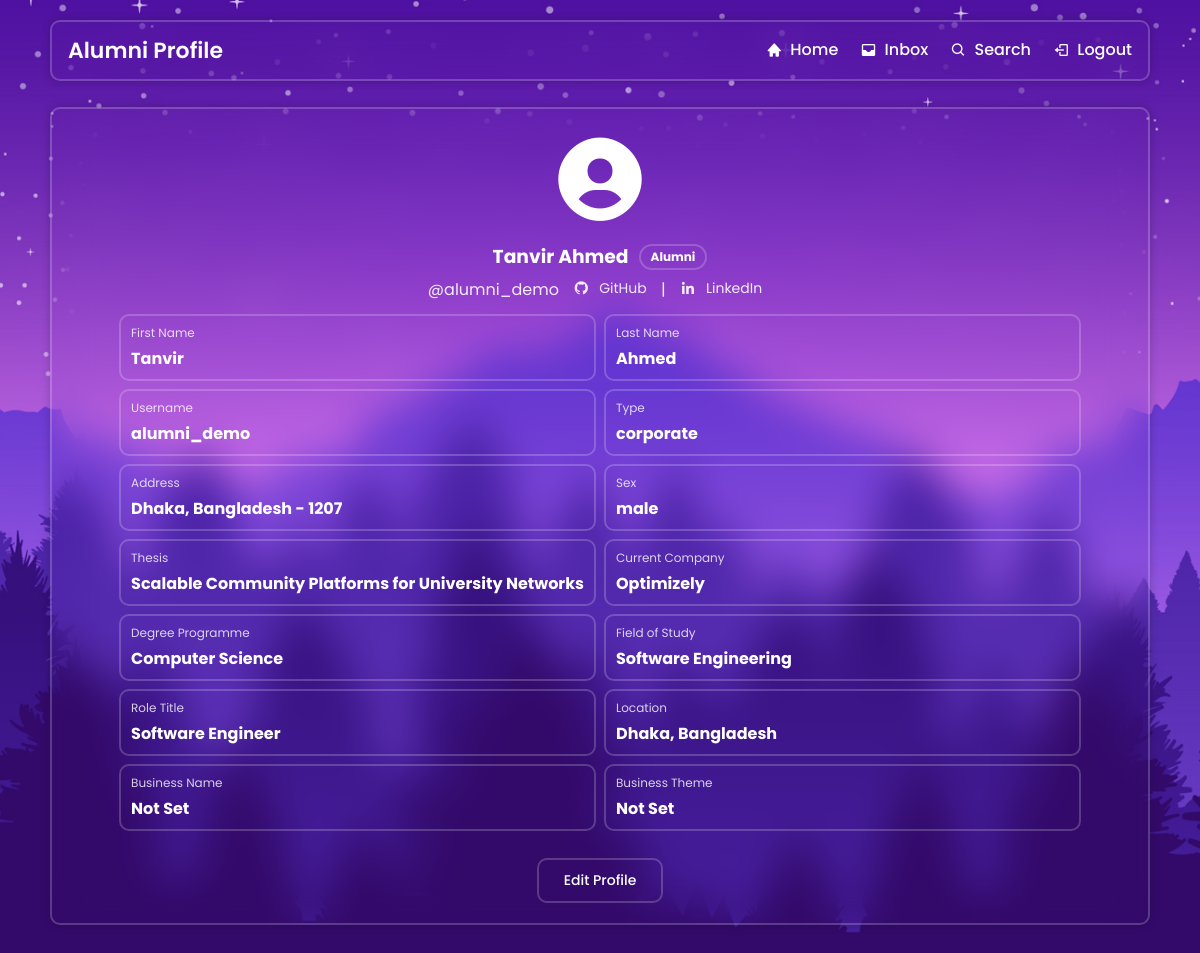
Screenshot of /alumni_profile.php (signed in) with the database file from the repository.
### tables this page shows
CREATE TABLE IF NOT EXISTS alumni (
    user_id INT UNSIGNED NOT NULL,
    github VARCHAR(255) NOT NULL,
    linkedin VARCHAR(255) NOT NULL,
    sex ENUM('male', 'female', 'other') NOT NULL DEFAULT 'other',
    city VARCHAR(100) NOT NULL,
    country VARCHAR(100) NOT NULL,
    zip_code VARCHAR(20) NOT NULL,
    type ENUM('higher studies', 'corporate', 'self employed') NOT NULL DEFAULT 'higher studies',
    thesis VARCHAR(255) NOT NULL,
    university VARCHAR(255) NOT NULL,
    current_country VARCHAR(100) NOT NULL,
    degree_programme VARCHAR(255) NOT NULL,
    field_of_study VARCHAR(255) NOT NULL,
    company_name VARCHAR(255) NOT NULL,
    role_title VARCHAR(255) NOT NULL,
    employment_start_date DATE NULL,
    location VARCHAR(255) NOT NULL,
    business_name VARCHAR(255) NOT NULL,
    business_theme VARCHAR(255) NOT NULL,
    PRIMARY KEY (user_id),
    KEY idx_alumni_company_name (company_name),
    KEY idx_alumni_type (type),
    CONSTRAINT fk_alumni_user
        FOREIGN KEY (user_id) REFERENCES users (user_id)
        ON DELETE CASCADE
        ON UPDATE CASCADE
);

CREATE TABLE IF NOT EXISTS users (
    user_id INT UNSIGNED NOT NULL AUTO_INCREMENT,
    first_name VARCHAR(100) NOT NULL,
    last_name VARCHAR(100) NOT NULL,
    username VARCHAR(100) NOT NULL,
    password VARCHAR(255) NOT NULL,
    role ENUM('student', 'alumni', 'admin') NOT NULL,
    PRIMARY KEY (user_id),
    UNIQUE KEY uq_users_username (username),
    KEY idx_users_role (role)
);

### fetch_alumni.php (called while the page is built, shortened)
<?php
require_once('auth.php');
require_once('DBconnect.php');
$user_id = current_user_id();
$sql = "SELECT users.first_name, users.last_name, users.username,
               alumni.github, alumni.linkedin, alumni.sex, alumni.city, alumni.country, alumni.zip_code,
               alumni.type, alumni.thesis, alumni.university, alumni.current_country,
               alumni.degree_programme, alumni.field_of_study, alumni.company_name, alumni.role_title,
               alumni.employment_start_date, alumni.location, alumni.business_name, alumni.business_theme
        FROM users
        JOIN alumni ON users.user_id = alumni.user_id
        WHERE users.user_id = ?";
$stmt = $conn->prepare($sql);
$stmt->bind_param("i", $user_id);
$stmt->execute();
$result = $stmt->get_result();
if ($result && mysqli_num_rows($result) > 0) {
    $alumni_data = mysqli_fetch_assoc($result);
} else {
    echo "No alumni data found.";
    exit();
}
?>

### auth.php (called while the page is built, shortened)
<?php
function e($value)
{
    return htmlspecialchars((string) ($value ?? ''), ENT_QUOTES, 'UTF-8');
}
function current_user_id()
{
    return $_SESSION['user_id'] ?? null;
}
?>

### alumni_profile.php (the view, shortened to what this page needs)
<?php
require_once('fetch_alumni.php');
?>
<!DOCTYPE html>
<html lang="en">
<head>
  <link rel="stylesheet" href="style.css" />
  <link rel="stylesheet" href="student_profile_style.css" />
  <link href="https://unpkg.com/boxicons@2.1.4/css/boxicons.min.css" rel="stylesheet" />
</head>
<body>
  <div class="page">
    <header class="glass hdr">
      <div class="title">Alumni Profile</div>
      <nav class="links">
        <a href="alumni_home.php"><i class='bx bxs-home'></i><span>Home</span></a>
        <a href="inbox.php"><i class='bx bxs-inbox'></i><span>Inbox</span></a>
        <a href="alumni_search.php"><i class='bx bx-search'></i><span>Search</span></a>
        <a href="logout.php"><i class='bx bx-log-out'></i><span>Logout</span></a>
      </nav>
    </header>
    <section class="dash">
      <section class="glass card profile">
        <div class="profile-content">
          <div class="avatar"><i class='bx bxs-user-circle'></i></div>
          <div class="info">
            <h3 class="name"><?php echo e($alumni_data['first_name'] . ' ' . $alumni_data['last_name']); ?> <span class="role-pill">Alumni</span></h3>
            <p class="handle">
              @<?php echo e($alumni_data['username']); ?>
              <a href="<?php echo e($alumni_data['github']); ?>" target="_blank"><i class='bx bxl-github'></i> GitHub</a> |
              <a href="<?php echo e($alumni_data['linkedin']); ?>" target="_blank"><i class='bx bxl-linkedin'></i> LinkedIn</a>
            </p>
            <div class="grid-info">
              <div class="row"><span>First Name</span><strong><?php echo e($alumni_data['first_name']); ?></strong></div>
              <div class="row"><span>Last Name</span><strong><?php echo e($alumni_data['last_name']); ?></strong></div>
              <div class="row"><span>Username</span><strong><?php echo e($alumni_data['username']); ?></strong></div>
              <div class="row"><span>Type</span><strong><?php echo e($alumni_data['type']); ?></strong></div>
              <div class="row"><span>Address</span><strong><?php echo e($alumni_data['city'] . ', ' . $alumni_data['country'] . ' - ' . $alumni_data['zip_code']); ?></strong></div>
              <div class="row"><span>Sex</span><strong><?php echo e($alumni_data['sex']); ?></strong></div>
              <div class="row"><span>Thesis</span><strong><?php echo e($alumni_data['thesis']); ?></strong></div>
              <div class="row"><span>Current Company</span><strong><?php echo e($alumni_data['company_name']); ?></strong></div>
              <div class="row"><span>Degree Programme</span><strong><?php echo e($alumni_data['degree_programme']); ?></strong></div>
              <div class="row"><span>Field of Study</span><strong><?php echo e($alumni_data['field_of_study']); ?></strong></div>
              <div class="row"><span>Role Title</span><strong><?php echo e($alumni_data['role_title']); ?></strong></div>
              <div class="row"><span>Location</span><strong><?php echo e($alumni_data['location']); ?></strong></div>
              <div class="row"><span>Business Name</span><strong><?php echo e($alumni_data['business_name']); ?></strong></div>
              <div class="row"><span>Business Theme</span><strong><?php echo e($alumni_data['business_theme']); ?></strong></div>
            </div>
          </div>
        </div>
        <div class="edit-btn-container">
          <a href="edit_alumni_profile.php" class="btn edit-btn">Edit Profile</a>
        </div>
      </section>
    </section>
  </div>
</body>
</html>

### style.css (style rules this page uses)
* { margin: 0; padding: 0; box-sizing: border-box; font-family: "Poppins", sans-serif; }
body { display: flex; justify-content: center; align-items: center; min-height: 100vh; background: url('img.jpg') no-repeat; background-size: cover; background-position: center; }

### student_profile_style.css (style rules this page uses)
body { display: block !important; justify-content: initial !important; align-items: initial !important; min-height: 100vh; }
.glass { background: transparent; border: 2px solid rgba(255, 255, 255, .2); backdrop-filter: blur(20px); box-shadow: 0 0 10px rgba(0, 0, 0, .2); color: #fff; border-radius: 10px; }
.page { width: min(1100px, 92%); margin: 20px auto; }
.hdr { display: flex; justify-content: space-between; align-items: center; padding: 12px 16px; }
.hdr .title { font-size: 22px; font-weight: 600; }
.hdr .links a { color: #fff; text-decoration: none; margin-left: 18px; display: inline-flex; align-items: center; gap: 8px; font-weight: 500; }
.dash { margin-top: 16px; display: flex; justify-content: center; align-items: flex-start; gap: 20px; min-height: calc(100vh - 140px); flex-direction: column; }
.card { padding: 15px; width: 100%; }
.profile { display: flex; flex-direction: column; align-items: center; gap: 12px; max-height: calc(100vh - 140px); overflow-y: auto; padding: 20px; box-sizing: border-box; position: relative; width: 100%; }
.profile-content { display: flex; flex-direction: column; align-items: center; gap: 12px; text-align: center; }
.avatar i { font-size: 100px; }
.info { width: 100%; }
.name { margin: 0 0 6px; display: flex; align-items: center; justify-content: center; gap: 10px; }
.role-pill { border: 2px solid rgba(255, 255, 255, .2); border-radius: 999px; padding: 2px 10px; font-size: 12px; }
.handle { margin: 0 0 12px; opacity: .9; }
.grid-info { width: 100%; display: grid; grid-template-columns: repeat(2, minmax(150px, 1fr)); gap: 8px; text-align: left; }
.grid-info .row { border: 2px solid rgba(255, 255, 255, .2); border-radius: 10px; padding: 8px 10px; }
.grid-info .row span { display: block; font-size: 12px; opacity: .8; margin-bottom: 4px; }
.grid-info .row strong { font-size: 16px; }
.handle a { color: #fff; text-decoration: none; font-size: 14px; margin: 0 10px; display: inline-flex; align-items: center; gap: 5px; }
.handle i { font-size: 16px; margin-right: 5px; }
.edit-btn-container { width: 100%; display: flex; justify-content: center; margin-top: 15px; }
.edit-btn { padding: 10px 25px !important; background: transparent !important; color: #fff !important; border: 2px solid rgba(255, 255, 255, .2) !important; border-radius: 10px !important; font-size: 14px !important; font-weight: 500 !important; text-decoration: none !important; cursor: pointer !important; transition: all 0.3s ease !important; }

### rows the page displays
alumni: user_id.last_name "Tanvir Ahmed", user_id.username "alumni_demo", user_id.first_name "Tanvir", user_id.last_name "Ahmed", type "corporate", city+country+zip_code "Dhaka, Bangladesh - 1207", sex "male", thesis "Scalable Community Platforms for University Networks", company_name "Optimizely", degree_programme "Computer Science", field_of_study "Software Engineering", role_title "Software Engineer", location "Dhaka, Bangladesh", business_name "Not Set", business_theme "Not Set"
